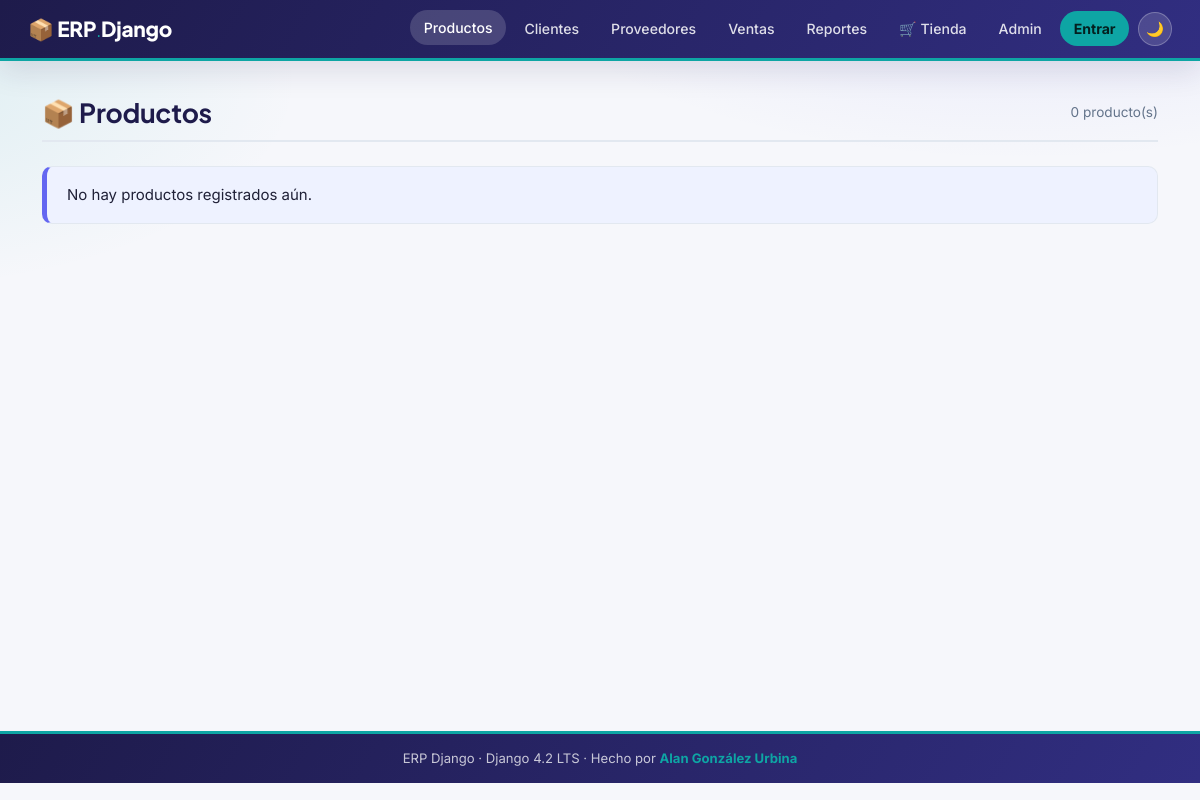
Before: /productos/ with the older database file.
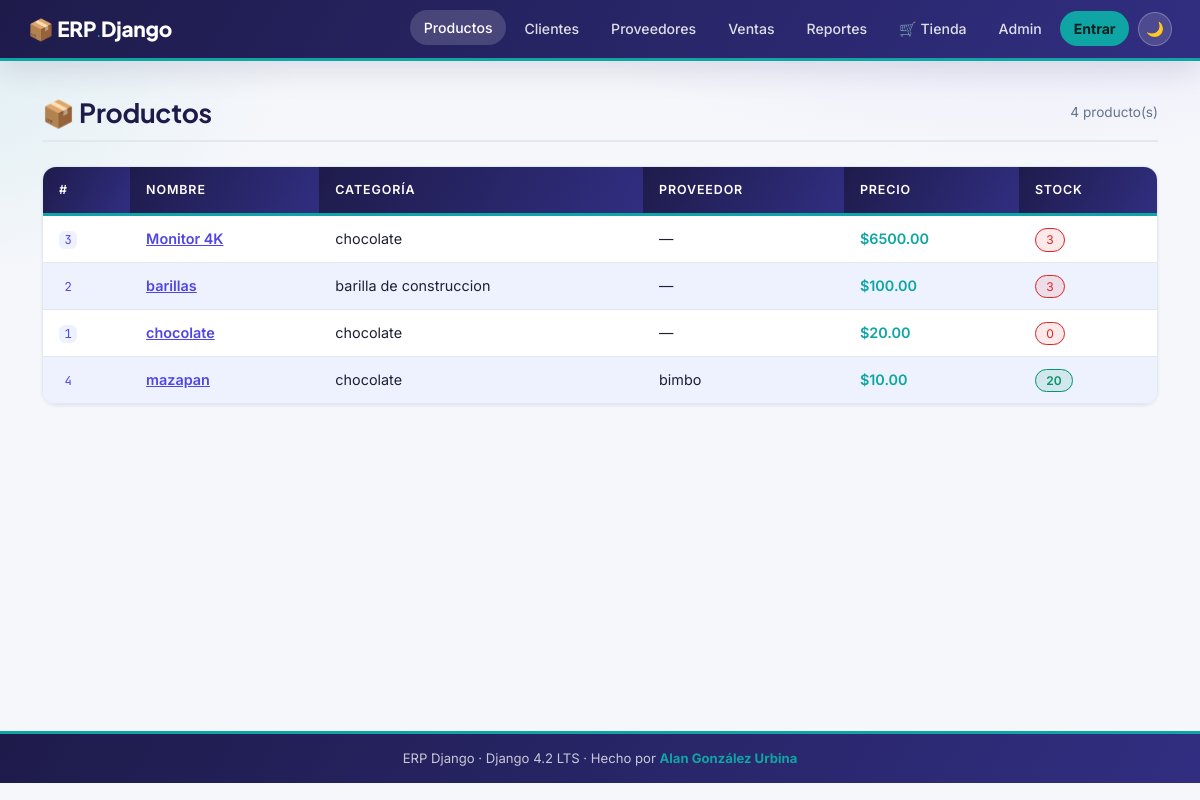
After: the same page with the newer database file.
### productos/models.py (models this page shows, shortened)
class Producto(models.Model):
    nombre    = models.CharField(
        max_length=200, verbose_name='Nombre'
    )
    precio    = models.DecimalField(
        max_digits=10,
        decimal_places=2,
        validators=[MinValueValidator(Decimal('0.00'))],
        verbose_name='Precio ($)',
        help_text='El precio no puede ser negativo.'
    )
    stock     = models.IntegerField(
        default=0,
        validators=[MinValueValidator(0)],
        verbose_name='Stock disponible'
    )
    categoria = models.ForeignKey(
        Categoria,
        on_delete=models.PROTECT,          # D-01
        related_name='productos',
        verbose_name='Categoría'
    )
    proveedor = models.ForeignKey(
        Proveedor,
        on_delete=models.SET_NULL,         # D-02
        null=True,
        blank=True,
        related_name='productos',
        verbose_name='Proveedor'
    )
    activo    = models.BooleanField(
        default=True, verbose_name='Activo'
    )
    imagen = models.ImageField(
        upload_to='productos/',
        null=True,
        blank=True,
        verbose_name='Imagen del producto',
        help_text='Formatos: JPEG, PNG, WEBP. Máximo 5 MB.',
        validators=[validar_imagen_producto],   # ← agregar
    )
    creado    = models.DateTimeField(
        auto_now_add=True, verbose_name='Fecha de registro'
    )
    class Meta:
        verbose_name        = 'Producto'
        verbose_name_plural = 'Productos'
        ordering            = ['nombre']

class Categoria(models.Model):
    nombre      = models.CharField(
        max_length=100, unique=True, verbose_name='Nombre'
    )
    descripcion = models.TextField(
        blank=True, verbose_name='Descripción'
    )
    class Meta:
        verbose_name        = 'Categoría'
        verbose_name_plural = 'Categorías'
        ordering            = ['nombre']
    def __str__(self) -> str:
        return self.nombre

### proveedores/models.py (models this page shows)
class Proveedor(models.Model):
    nombre   = models.CharField(
        max_length=150, verbose_name='Nombre'
    )
    contacto = models.CharField(
        max_length=100, blank=True, verbose_name='Persona de contacto'
    )
    correo   = models.EmailField(
        unique=True, verbose_name='Correo electrónico'
    )
    telefono = models.CharField(
        max_length=20, blank=True, verbose_name='Teléfono'
    )
    activo   = models.BooleanField(
        default=True, verbose_name='Activo'
    )
    creado   = models.DateTimeField(
        auto_now_add=True, verbose_name='Fecha de registro'
    )
    class Meta:
        verbose_name        = 'Proveedor'
        verbose_name_plural = 'Proveedores'
        ordering            = ['nombre']
    def __str__(self) -> str:
        return self.nombre

### productos/views.py (the view)
class ProductoListView(ListView):
    model               = Producto
    template_name       = 'productos/lista.html'
    context_object_name = 'productos'
    paginate_by         = 20
    def get_queryset(self):
        return (
            Producto.objects
            .select_related('categoria', 'proveedor')
            .filter(activo=True)
            .order_by('nombre')
        )

### catalogo/context_processors.py (called while the page is built)
def carrito_info(request) -> dict[str, Any]:
    carrito = request.session.get('carrito', {})
    total_items     = sum(
        int(item.get('cantidad', 0)) for item in carrito.values()
    )
    total_productos = len(carrito)
    return {
        'carrito_total_items':     total_items,
        'carrito_total_productos': total_productos,
    }

### productos/templates/productos/lista.html (shortened to what this page needs)
{% extends "base.html" %}
{% block nav_productos %}active{% endblock %}
{% block content %}
<div class="erp-page-title">
    <h2>📦 Productos</h2>
    <span style="margin-left:auto;color:var(--clr-muted);font-size:.85rem;">
        {{ page_obj.paginator.count }} producto(s)
    </span>
</div>
{% if productos %}
<table class="erp-table">
    <thead>
        <tr>
            <th>#</th>
            <th>Nombre</th>
            <th>Categoría</th>
            <th>Proveedor</th>
            <th>Precio</th>
            <th>Stock</th>
        </tr>
    </thead>
    <tbody>
        {% for p in productos %}
        <tr>
            <td><code>{{ p.pk }}</code></td>
            <td>
                <a href="{% url 'productos:detalle' p.pk %}"
                   style="color:var(--clr-royal);font-weight:600;">
                    {{ p.nombre }}
                </a>
            </td>
            <td>{{ p.categoria }}</td>
            <td>{{ p.proveedor|default:"—" }}</td>
            <td style="font-weight:600;color:var(--clr-gold);">
                ${{ p.precio }}
            </td>
            <td>
                {% if p.stock < 5 %}
                    <span class="badge-erp-inactive">{{ p.stock }}</span>
                {% else %}
                    <span class="badge-erp-active">{{ p.stock }}</span>
                {% endif %}
            </td>
        </tr>
        {% endfor %}
    </tbody>
</table>
{% else %}
<div class="erp-alert-info">No hay productos registrados aún.</div>
{% endif %}
{% endblock %}

### templates/base.html (shortened to what this page needs)
<!DOCTYPE html>
<html lang="es" data-theme="light">
<head>
    <link href="https://cdn.jsdelivr.net/npm/bootstrap@5.3.0/dist/css/bootstrap.min.css"
          rel="stylesheet">
</head>
<body>
<nav class="erp-navbar">
    <a class="erp-brand" href="/">📦 ERP<span class="brand-dot">.</span>Django</a>
    <div class="erp-nav-links">
        <a href="{% url 'productos:lista' %}"
           class="erp-nav-link {% block nav_productos %}{% endblock %}">Productos</a>
        <a href="{% url 'clientes:lista' %}"
           class="erp-nav-link {% block nav_clientes %}{% endblock %}">Clientes</a>
        <a href="{% url 'proveedores:lista' %}"
           class="erp-nav-link {% block nav_proveedores %}{% endblock %}">Proveedores</a>
        <a href="{% url 'ventas:lista' %}"
           class="erp-nav-link {% block nav_ventas %}{% endblock %}">Ventas</a>
        <a href="{% url 'reportes:inicio' %}"
           class="erp-nav-link {% block nav_reportes %}{% endblock %}">Reportes</a>
        <a href="{% url 'catalogo:catalogo' %}"
           class="erp-nav-link {% block nav_catalogo %}{% endblock %}">
            🛒 Tienda
        </a>
        <a href="/admin/" class="erp-nav-link">Admin</a>
        {% if user.is_authenticated %}
            <a href="/accounts/logout/" class="erp-nav-link nav-cta">
                Salir ({{ user.username }})
            </a>
        {% else %}
            <a href="/accounts/login/" class="erp-nav-link nav-cta">Entrar</a>
        {% endif %}
        <button class="theme-toggle" id="themeBtn" title="Modo claro/oscuro">🌙</button>
    </div>
</nav>
<main class="erp-main">
    <div class="container">
        {% block content %}{% endblock %}
    </div>
</main>
<footer class="erp-footer">
    ERP Django · Django 4.2 LTS · Hecho por <strong>Alan González Urbina</strong>
</footer>
</body>
</html>

### templates/base.html (style rules this page uses)
:root, [data-theme="light"] { --clr-navy : #1E1B4B; --clr-royal : #4F46E5; --clr-sky : #6366F1; --clr-ice : #EEF2FF; --clr-gold : #0EA5A4; --clr-amber : #14B8B6; --clr-cream : #E6FAF9; --clr-bg : #F6F7FB; --clr-surface: #FFFFFF; --clr-text : #1F2037; --clr-muted : #64748B; --clr-border : #E2E8F0; --clr-danger : #DC2626; --clr-ok : #059669; --shadow-sm : 0 1px 3px rgba(30,27,75,.08); --shadow-md : 0 10px 30px rgba(30,27,75,.12); }
*, *::before, *::after { box-sizing: border-box; }
body { font-family: 'Inter','Segoe UI',sans-serif; font-size: 15px; background: radial-gradient(900px 400px at 85% -10%, rgba(99,102,241,.12), transparent 60%), radial-gradient(700px 350px at -10% 10%, rgba(14,165,164,.10), transparent 60%), var(--clr-bg); background-attachment: fixed; color: var(--clr-text); line-height: 1.6; transition: background .25s, color .25s; margin: 0; }
h1, h2, h3, h4, h5 { font-family: 'Plus Jakarta Sans','Inter',sans-serif; font-weight: 700; letter-spacing: -.01em; }
.erp-navbar { position: sticky; top: 0; z-index: 1000; background: linear-gradient(120deg, var(--clr-navy) 0%, #312E81 100%); border-bottom: 3px solid var(--clr-gold); padding: .7rem 1.75rem; display: flex; align-items: center; justify-content: space-between; flex-wrap: wrap; gap: .6rem; box-shadow: var(--shadow-md); }
.erp-brand { font-family: 'Plus Jakarta Sans',sans-serif; font-size: 1.3rem; font-weight: 800; color: #FFFFFF !important; text-decoration: none; letter-spacing: -.01em; }
.erp-brand .brand-dot { color: var(--clr-gold); }
.erp-brand span { color: rgba(255,255,255,.65); font-weight: 500; font-size: .75em; }
.erp-nav-links { display: flex; align-items: center; gap: .3rem; flex-wrap: wrap; }
.erp-nav-link { color: rgba(255,255,255,.85) !important; font-size: .88rem; font-weight: 500; padding: .4rem .85rem; border-radius: 999px; text-decoration: none; transition: background .2s, color .2s, transform .2s; }
.erp-nav-link:hover, .erp-nav-link.active { background: rgba(255,255,255,.16); color: #FFF !important; transform: translateY(-1px); }
.erp-nav-link.nav-cta { background: var(--clr-gold); color: #04201F !important; font-weight: 700; }
.theme-toggle { background: rgba(255,255,255,.14); color: #FFF; border: 1px solid rgba(255,255,255,.25); border-radius: 50%; width: 34px; height: 34px; font-size: .9rem; cursor: pointer; transition: transform .25s, background .2s; margin-left: .25rem; }
.erp-main { padding: 2.25rem 0; min-height: calc(100vh - 130px); }
.erp-table { width: 100%; border-collapse: separate; border-spacing: 0; border-radius: 14px; overflow: hidden; box-shadow: var(--shadow-sm); border: 1px solid var(--clr-border); }
.erp-table thead th { background: linear-gradient(120deg, var(--clr-navy), #312E81); color: #FFF; font-weight: 600; font-size: .78rem; text-transform: uppercase; letter-spacing: .07em; padding: .8rem 1rem; border-bottom: 3px solid var(--clr-gold); }
.erp-table tbody td { background: var(--clr-surface); padding: .7rem 1rem; border-bottom: 1px solid var(--clr-border); font-size: .9rem; }
.erp-table tbody tr:nth-child(even) td { background: var(--clr-ice); }
.badge-erp-active { background: rgba(5,150,105,.12); color: var(--clr-ok); border: 1px solid currentColor; font-size: .75rem; padding: .2rem .65rem; border-radius: 999px; font-weight: 600; }
.badge-erp-inactive { background: rgba(220,38,38,.10); color: var(--clr-danger); border: 1px solid currentColor; font-size: .75rem; padding: .2rem .65rem; border-radius: 999px; }
.erp-page-title { display: flex; align-items: center; gap: 1rem; margin-bottom: 1.5rem; padding-bottom: .75rem; border-bottom: 2px solid var(--clr-border); }
.erp-page-title h2 { font-size: 1.65rem; color: var(--clr-navy); margin: 0; }
code, .mono { font-family: 'JetBrains Mono',Consolas,monospace; font-size: .85em; color: var(--clr-royal); background: var(--clr-ice); padding: .1em .45em; border-radius: 6px; }
.erp-footer { background: linear-gradient(120deg, var(--clr-navy), #312E81); color: rgba(255,255,255,.75); text-align: center; font-size: .82rem; padding: .9rem; border-top: 3px solid var(--clr-gold); }
.erp-footer strong { color: var(--clr-gold); font-weight: 700; }

Changed rows visible on the page:
added Producto: pk "3", nombre "Monitor 4K", categoria "chocolate", proveedor "—", precio "6500.00", stock "3"
added Producto: pk "2", nombre "barillas", categoria "barilla de construccion", proveedor "—", precio "100.00", stock "3"
added Producto: pk "1", nombre "chocolate", categoria "chocolate", proveedor "—", precio "20.00", stock "0"
added Producto: pk "4", nombre "mazapan", categoria "chocolate", proveedor "bimbo", precio "10.00", stock "20"
Other visible differences:
{{ page_obj.paginator.count }}: "0" → "4"
text no longer shown: "No hay productos registrados aún."
text now shown: "# NOMBRE CATEGORÍA PROVEEDOR PRECIO STOCK"
